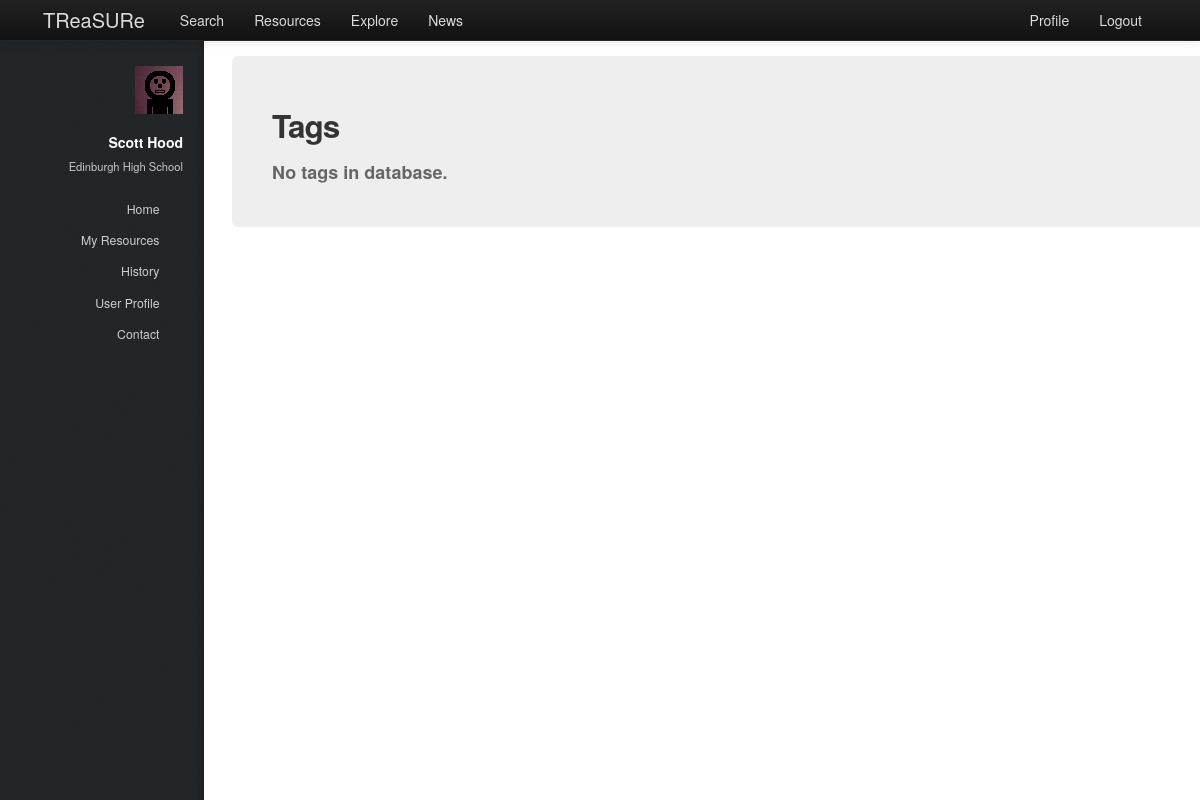
The app's page /treasure/tags/ (signed in), older data.
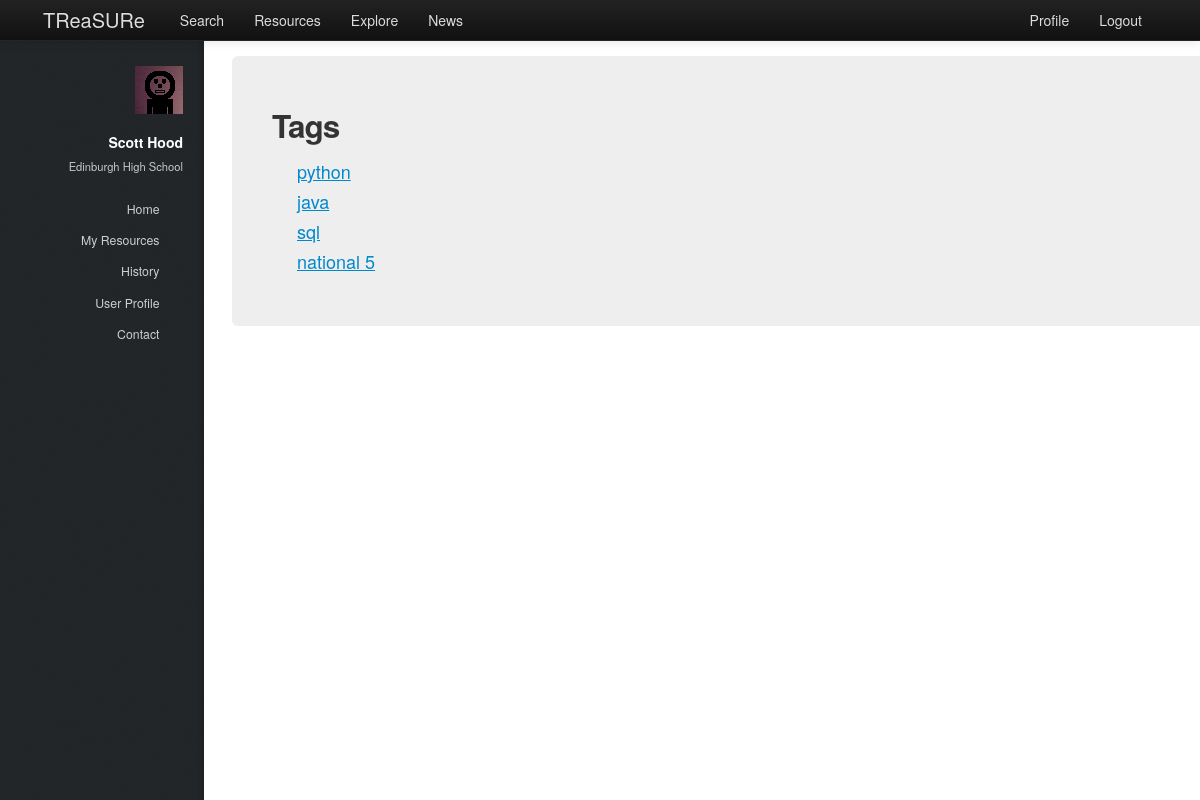
The same page, newer data.
### treasure/models.py (models this page shows, shortened)
class Teacher(models.Model):
    user = models.OneToOneField(User)
    firstname = models.CharField(max_length=128)
    surname = models.CharField(max_length=128)
    school = models.ForeignKey(School, null=True)
    hubs = models.ManyToManyField(Hub, null=True)

class School(models.Model):
    name = models.CharField(max_length=128)
    town = models.CharField(max_length=128)
    address = models.TextField()
    latitude = models.FloatField()
    longitude = models.FloatField()
    def __unicode__(self):
        return self.name

class Tag(models.Model):
    name = models.CharField(max_length=128)

### treasure/views.py (the view)
# urls.py: url(r'^tags/(?P<tag_id>\w+)/$', views.tag, name='tag'),
@login_required
def tags(request):
    context = RequestContext(request)
    context_dict = sidebar(request)
    tag_list = Tag.objects.all()
    context_dict['tags'] = tag_list
    return render_to_response('treasure/tags.html', context_dict, context)

### treasure/views.py (called while the page is built)
def sidebar(request):
    context_dict = {}
    try:
        userid = request.user.id
        teacher = Teacher.objects.get(user = userid)
        context_dict['user_firstname'] = teacher.firstname
        context_dict['user_surname'] = teacher.surname
        context_dict['user_school'] = teacher.school
    except Teacher.DoesNotExist:
        context_dict['user_firstname'] = ""
        context_dict['user_surname'] = ""
        context_dict['school'] = ""
    return context_dict

### templates/treasure/tags.html (shortened to what this page needs)
{% extends 'treasure/base.html' %}
{% load static %}
{% block body_block %}
<div class="hero-unit">
    <div class="row-fluid">
        <h2>Tags</h2>
        {% if tags %}
        <ul>
            {% for tag in tags %}
            <li><a href="../tags/{{ tag.id }}">{{ tag.name }}</a></li>
            {% endfor %}
        </ul>
        {% else %}
            <strong>No tags in database.</strong>
        {% endif %}
    </div>
</div>
{% endblock %}

### templates/treasure/base.html (shortened to what this page needs)
<!DOCTYPE html>
{% load static %}
<html>
    <head>
        <link href="{% static 'css/bootstrap-fluid-adj.css' %}" rel="stylesheet">
        <link href="{% static 'sidebar/css/main.css' %}" rel="stylesheet">
        <link href="{% static 'css/bootstrap.min.css' %}" rel="stylesheet" media="screen">
        <link rel="stylesheet" href="http://getbootstrap.com/examples/sticky-footer-navbar/sticky-footer-navbar.css">
        <link href="{% static 'css/bootstrap-responsive.css' %}" rel="stylesheet">
        <link href="{% static 'css/treasure.css' %}" rel="stylesheet">
    </head>
    <body>
        <div class="navbar navbar-inverse navbar-fixed-top">
           <div class="navbar-inner">
               <div class="container">
                   <a class="brand" href="/treasure/">TReaSURe</a>
                   <div class="nav-collapse collapse">
                       <ul class="nav pull-right">
                            {% if user.is_authenticated %}
                                <li><a href="/treasure/profile">Profile</a></li>
                            	<li><a href="/treasure/logout">Logout</a></li>
                            {% else %}
                            	<li><a href="/treasure/login">Login</a></li>
                            	<li><a href="/treasure/register">Register</a></li>
                            {% endif %}
                       </ul>
                       <ul class="nav">
                       {% if user.is_authenticated %}
                           <li><a href="/treasure/search">Search</a></li>
                           <li><a href="/treasure/resources">Resources</a></li>
			   <li><a href="/treasure/explore">Explore</a></li>
                       {% endif %}
                           <li><a href="/treasure/about">News</a></li>
                       </ul>
                   </div>
               </div>
           </div>
        </div>
        <div>
				<div id="header">
					<div class="top">
                       {% if user.is_authenticated %}
							<div id="logo">
								<span class="image avatar48"><img src="{% static 'images/avatar.jpg' %}" alt="user avatar" /></span>
								<h1 id="title">{{ user_firstname }} {{ user_surname }}</h1>
								<p>{{ user_school }}</p>
							</div>
	                   {% endif %}
                        <nav id="nav">
							<ul>
								{% if user.is_authenticated %}
									<li><a href="/treasure/" id="home-link" class="skel-layers-ignoreHref"><span>Home</span></a></li>
									<li><a href="/treasure/resources" class="skel-layers-ignoreHref"><span>My Resources</span></a></li>
									<li><a href="/treasure/about" class="skel-layers-ignoreHref"><span>History</span></a></li>
									<li><a href="/treasure/profile" class="skel-layers-ignoreHref"><span>User Profile</span></a></li>
									<li><a href="#contact" class="skel-layers-ignoreHref"><span>Contact</span></a></li>
								{% else %}
									<li><a href="/treasure/login"><span>Login</span></a></li>
									<li><a href="/treasure/register" class="skel-layers-ignoreHref"><span>Register</span></a></li>
								{% endif %}
							</ul>
						</nav>
					</div>
				</div>
			<div id="main">
				<section id="MainPage">
                    <div class="container">
                        {% block body_block%}{% endblock%}
                    </div>
                </section>
            </div>
        </div>
    </body>
</html>

### static/css/treasure.css (style rules this page uses)
a { text-decoration:underline; }
.brand { text-decoration:none; }
.hero-unit { padding: 40px; }
.navbar-inverse .brand,.navbar-inverse .nav>li>a { color:#ddd; }
.navbar-inverse .brand { color:#ddd; }
#nav ul li a { color: rgba(207, 207, 207, 1); }
#logo p { color: rgba(198, 198, 198, 1); }

Row changes from the older to the newer data that the page shows:
added Tag: name "python"
added Tag: name "java"
added Tag: name "sql"
added Tag: name "national 5"
Text that changed along with them:
text no longer shown: "No tags in database."
